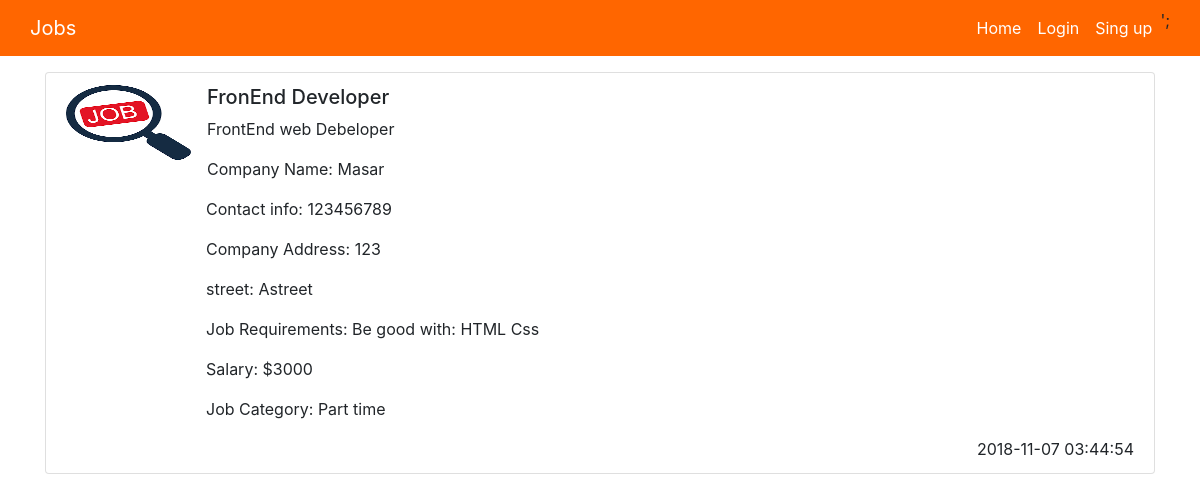
Screenshot of /details.php?id=0 with the database file from the repository.
### tables this page shows
CREATE TABLE `job_offer` (
  `id` int(6) NOT NULL,
  `job_title` varchar(60) NOT NULL,
  `company` varchar(30) NOT NULL,
  `category` tinyint(1) NOT NULL COMMENT '0 part-time, 1 full-time',
  `address` varchar(20) NOT NULL,
  `street` varchar(20) NOT NULL,
  `city` varchar(15) NOT NULL,
  `job_description` varchar(400) NOT NULL,
  `job_requirements` varchar(200) NOT NULL,
  `salary` int(6) NOT NULL,
  `contact_info` varchar(20) NOT NULL,
  `image` varchar(100) NOT NULL,
  `type` int(1) NOT NULL,
  `post_date` timestamp NOT NULL DEFAULT CURRENT_TIMESTAMP,
  `username` varchar(20) NOT NULL
);

### details.php (the view, shortened to what this page needs)
<!doctype html>
<html>
<head>
  <link href="css/bootstrap.min.css" rel="stylesheet">
  <link href="css/style.css" rel="stylesheet">
</head>
<body class="home">
  <?
  require_once("html/header.php");
  ?>
  <div class="container">
    <ul class="list-group">
      <?require_once("php/database_connection.php");
      if(isset($_GET['id'])){
        $query= 'select * from job_offer where id="' . $_GET['id'] . '"';
        $response= mysqli_query($dbc, $query);
        while($row= mysqli_fetch_array($response)){
          echo '<li class="list-group-item">';
          if(0)
            echo '<img class="responsive-img" src="' . $row['image'] .'">';
          else
            echo '<img class="responsive-img" src="img/job.png">';
          echo '<h5>' . $row['job_title'] . '</h5>';
          echo '<p>' . $row['job_description'] . '</p>';
          echo '<p>Company Name: ' . $row['company'] . '</p>';
          echo '<div class="boost">';
          echo '<p>Contact info: ' . $row['contact_info'] . '</p>';
          echo '<p>Company Address: ' . $row['address'] . '</p>';
          echo '<p>street: ' . $row['street'] . '</p>';
          echo '<p>Job Requirements: ' . $row['job_requirements'] . '</p>';
          echo '<p>Salary: $' . $row['salary'] . '</p>';
          if($row['category'] == 0){
            echo '<p>Job Category: Part time </p>';
          }else{
            echo '<p>Job Category: Full time </p>';
          }
          echo '<date class="float-right">' . $row['post_date'] . '</date>';
          echo '</div>';
          echo "</li>";
        }
      }else{
        echo 'Item does not exist';
      }
        ?>
    </ul>
  </div>
</body>
</html>

### css/style.css (style rules this page uses)
.boost { margin-left: 140px; }
.home img { width: 125px; height: 75px; float: left; margin-right: 1rem; }

### rows the page displays
job_offer: job_title "FronEnd Developer", job_description "FrontEnd web Debeloper", company "Masar", contact_info "123456789", address "123", street "Astreet", job_requirements "Be good with: HTML Css", salary "3000", category "Job Category: Part time", post_date "2018-11-07 03:44:54"
